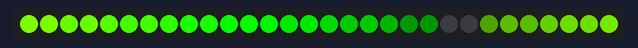
This sketch was run on a simulated ATtiny85, built with avr-gcc and run on an emulated ATtiny85. Parts: 30 RGB LEDs in strip order, left to right. The strip is taken to match the declared colour order.

Above: at 0.16 s.
At 7.09 s:
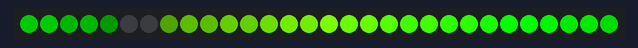
At 19.66 s:
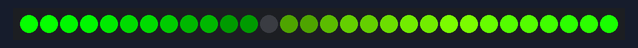
At 39.58 s:
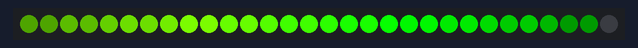

The sketch:

30LED_Success.ino
```cpp
#include <Adafruit_NeoPixel.h>

#ifdef __AVR__
#include <avr/power.h> // Required for 16 MHz Adafruit Trinket
#endif
class Strip
{
public:
  uint8_t   effect;
  uint8_t   effects;
  uint16_t  effStep;
  unsigned long effStart;
  Adafruit_NeoPixel strip;
  Strip(uint16_t leds, uint8_t pin, uint8_t toteffects, uint16_t striptype) : strip(leds, pin, striptype) {
    effect = -1;
    effects = toteffects;
    Reset();
  }
  void Reset(){
    effStep = 0;
    effect = (effect + 1) % effects;
    effStart = millis();
  }
};

struct Loop
{
  uint8_t currentChild;
  uint8_t childs;
  bool timeBased;
  uint16_t cycles;
  uint16_t currentTime;
  Loop(uint8_t totchilds, bool timebased, uint16_t tottime) {currentTime=0;currentChild=0;childs=totchilds;timeBased=timebased;cycles=tottime;}
};

Strip strip_0(30, 7, 30, NEO_RGB + NEO_KHZ800);
struct Loop strip0loop0(1, false, 1);

//[GLOBAL_VARIABLES]

void setup() {

  #if defined(__AVR_ATtiny85__) && (F_CPU == 8000000)
  clock_prescale_set(clock_div_1);
  #endif
  //Your setup here:

  strip_0.strip.begin();
}

void loop() {

  //Your code here:

  strips_loop();
}

void strips_loop() {
  if(strip0_loop0() & 0x01)
    strip_0.strip.show();
}

uint8_t strip0_loop0() {
  uint8_t ret = 0x00;
  switch(strip0loop0.currentChild) {
    case 0:
           ret = strip0_loop0_eff0();break;
  }
  if(ret & 0x02) {
    ret &= 0xfd;
    if(strip0loop0.currentChild + 1 >= strip0loop0.childs) {
      strip0loop0.currentChild = 0;
      if(++strip0loop0.currentTime >= strip0loop0.cycles) {strip0loop0.currentTime = 0; ret |= 0x02;}
    }
    else {
      strip0loop0.currentChild++;
    }
  };
  return ret;
}

uint8_t strip0_loop0_eff0() {
    // Strip ID: 0 - Effect: Rainbow - LEDS: 30
    // Steps: 19 - Delay: 20
    // Colors: 3 (120.246.0, 0.255.0, 0.0.0)
    // Options: rainbowlen=30, toLeft=true,
  if(millis() - strip_0.effStart < 20 * (strip_0.effStep)) return 0x00;
  float factor1, factor2;
  uint16_t ind;
  for(uint16_t j=0;j<30;j++) {
    ind = strip_0.effStep + j * 0.6333333333333333;
    switch((int)((ind % 19) / 6.333333333333333)) {
      case 0: factor1 = 1.0 - ((float)(ind % 19 - 0 * 6.333333333333333) / 6.333333333333333);
              factor2 = (float)((int)(ind - 0) % 19) / 6.333333333333333;
              strip_0.strip.setPixelColor(j, 120 * factor1 + 0 * factor2, 246 * factor1 + 255 * factor2, 0 * factor1 + 0 * factor2);
              break;
      case 1: factor1 = 1.0 - ((float)(ind % 19 - 1 * 6.333333333333333) / 6.333333333333333);
              factor2 = (float)((int)(ind - 6.333333333333333) % 19) / 6.333333333333333;
              strip_0.strip.setPixelColor(j, 0 * factor1 + 0 * factor2, 255 * factor1 + 0 * factor2, 0 * factor1 + 0 * factor2);
              break;
      case 2: factor1 = 1.0 - ((float)(ind % 19 - 2 * 6.333333333333333) / 6.333333333333333);
              factor2 = (float)((int)(ind - 12.666666666666666) % 19) / 6.333333333333333;
              strip_0.strip.setPixelColor(j, 0 * factor1 + 120 * factor2, 0 * factor1 + 246 * factor2, 0 * factor1 + 0 * factor2);
              break;
    }
  }
  if(strip_0.effStep >= 19) {strip_0.Reset(); return 0x03; }
  else strip_0.effStep++;
  return 0x01;
}
```
